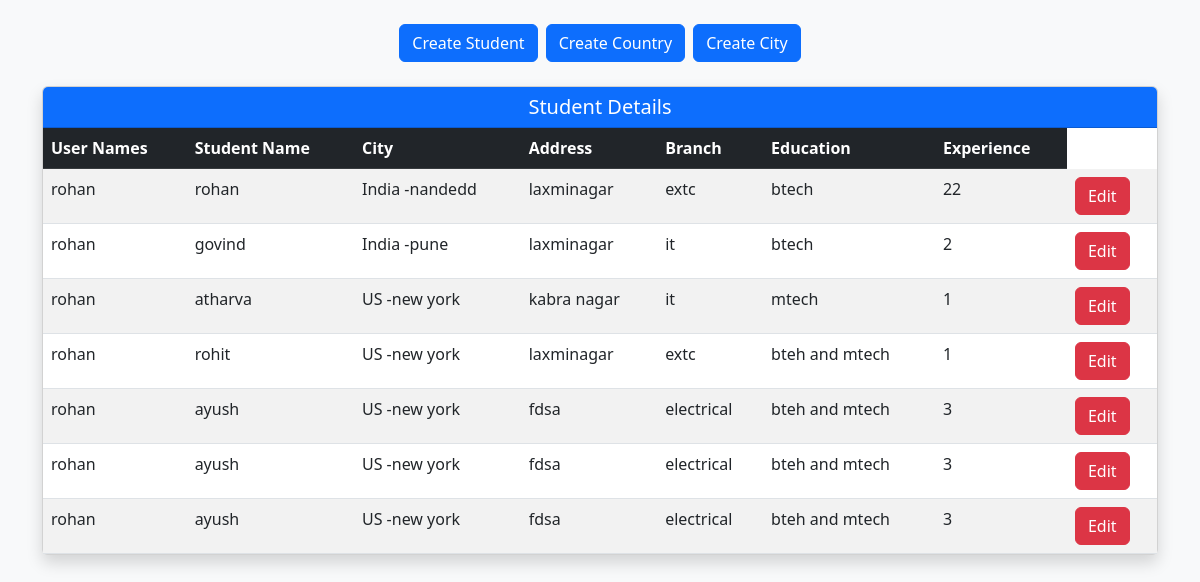
Page /studentedit/ (signed in) on the earlier database version.
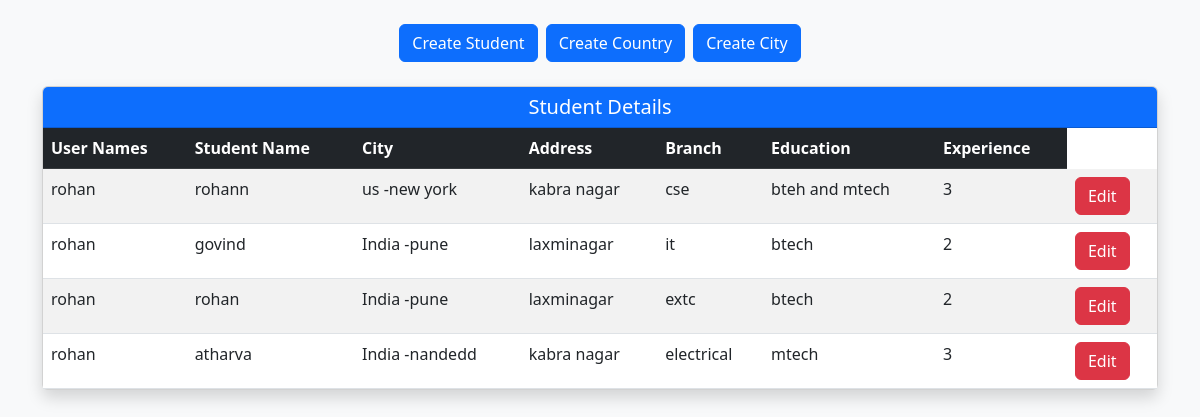
Same page on the later database version.
### student/models.py (models this page shows, shortened)
class Student(models.Model):
    user = models.ForeignKey(User, on_delete=models.CASCADE, null=True,blank=True)
    student_name = models.CharField(max_length=30)
    city = models.ForeignKey(City, on_delete=models.CASCADE)
    address = models.CharField(max_length=50)
    branch = models.CharField(max_length=30)
    education = models.CharField(max_length=30)
    experience = models.CharField(max_length=30)
    class Meta:
        verbose_name = "Students Information"
        verbose_name_plural = "Students Informations"

class City(models.Model):
    user = models.ForeignKey(User, on_delete=models.CASCADE, null=True,blank=True)
    city_name = models.CharField(max_length=300, null=True, blank=True)
    country = models.ForeignKey(Country, on_delete=models.CASCADE)
    def __str__(self):
        return '%s -%s' % (self.country, self.city_name)

class Country(models.Model):
    user = models.ForeignKey(User, on_delete=models.CASCADE, null=True,blank=True)
    country_name = models.CharField(max_length=30)
    def __str__(self):
        return self.country_name

### student/views.py (the view)
# urls.py: path('studentedit/', views.editstudent, name='studentedit'),
@login_required
def editstudent(request):
    student = Student.objects.all()
    return render(request, 'editstudent.html', {'student': student})

### templates/editstudent.html (shortened to what this page needs)
<!doctype html>
<html lang="en">
<head>
    <link href="https://cdn.jsdelivr.net/npm/bootstrap@5.3.0/dist/css/bootstrap.min.css" rel="stylesheet">
</head>
<body class="bg-light">
    <div class="container py-4">
        <div class="d-flex justify-content-center gap-2 mb-4">
            <a href="{% url 'create_student' %}" class="btn btn-primary">Create Student</a>
            <a href="{% url 'create_country' %}" class="btn btn-primary">Create Country</a>
            <a href="{% url 'create_city' %}" class="btn btn-primary">Create City</a>
        </div>
        <div class="card shadow">
            <div class="card-header bg-primary text-white text-center">
                <h5 class="mb-0">Student Details</h5>
            </div>
            <div class="table-responsive">
                <table class="table table-striped table-hover mb-0">
                    <thead class="table-dark">
                        <tr>
                            <th scope="col">User Names</th>
                            <th scope="col">Student Name</th>
                            <th scope="col">City</th>
                            <th scope="col">Address</th>
                            <th scope="col">Branch</th>
                            <th scope="col">Education</th>
                            <th scope="col">Experience</th>
                        </tr>
                    </thead>
                    <tbody>
                        {% for entry in student %}
                            <tr>
                                <td>{{ entry.user }}</td>
                                <td>{{ entry.student_name }}</td>
                                <td>{{ entry.city }}</td>
                                <td>{{ entry.address }}</td>
                                <td>{{ entry.branch }}</td>
                                <td>{{ entry.education }}</td>
                                <td>{{ entry.experience }}</td>
                                <td>
                                    <form action="{% url 'edit_student' entry.id %}" method="POST">
                                        <button type="submit" class="btn btn-danger">Edit</button>
                                    </form>
                                </td>
                            </tr>
                        {% endfor %}
                    </tbody>
                </table>
            </div>
        </div>
    </div>
</body>
</html>

Differences in the rows shown:
removed Student: user "rohan", student_name "atharva", city "US -new york", address "kabra nagar", branch "it", education "mtech", experience "1"
removed Student: user "rohan", student_name "rohit", city "US -new york", address "laxminagar", branch "extc", education "bteh and mtech", experience "1"
removed Student: user "rohan", student_name "ayush", city "US -new york", address "fdsa", branch "electrical", education "bteh and mtech", experience "3"
removed Student: user "rohan", student_name "ayush", city "US -new york", address "fdsa", branch "electrical", education "bteh and mtech", experience "3"
removed Student: user "rohan", student_name "ayush", city "US -new york", address "fdsa", branch "electrical", education "bteh and mtech", experience "3"
changed Student: student_name "rohan" → "rohann"; city "India -nandedd" → "us -new york"; address "laxminagar" → "kabra nagar"; branch "extc" → "cse"; education "btech" → "bteh and mtech"; experience "22" → "3"
added Student: user "rohan", student_name "rohan", city "India -pune", address "laxminagar", branch "extc", education "btech", experience "2"
added Student: user "rohan", student_name "atharva", city "India -nandedd", address "kabra nagar", branch "electrical", education "mtech", experience "3"
